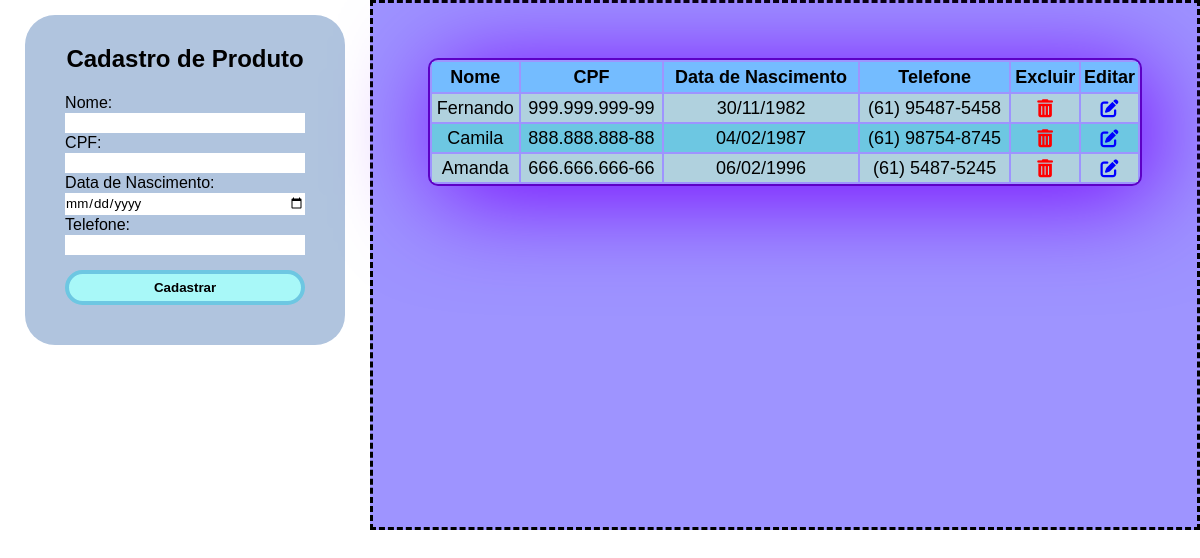
Screenshot of /LV-ProjetoTurmaB_Elisangela/view/listarTodosClientes.php with the database file from the repository.
### tables this page shows
CREATE TABLE `tb_cliente` (
  `id` int(11) NOT NULL,
  `nome` varchar(60) NOT NULL,
  `cpf` varchar(15) DEFAULT NULL,
  `datanascimento` date DEFAULT NULL,
  `telefone` varchar(15) DEFAULT NULL
);

### LV-ProjetoTurmaB_Elisangela/dao/conexao/Conexao.php (called while the page is built)
<?php
abstract class Conexao {
    private static $instance;
    public static function getInstance() {
        try {
            if ( !isset( self::$instance ) ) {
                self::$instance = new PDO( 'mysql:host=127.0.0.1;dbname=turmabdb', 'root', '' );
                self::$instance->setAttribute( PDO::ATTR_ERRMODE, PDO::ERRMODE_EXCEPTION );
            }
            return self::$instance;
        } catch ( PDOException $e ) {
            echo $e->getMessage();
        }
    }
}

### LV-ProjetoTurmaB_Elisangela/dao/ClienteDAO.php (called while the page is built, shortened)
<?php
require_once 'conexao/Conexao.php';
class ClienteDAO {
    private $pdo;
    public function __construct() {
        $this->pdo = Conexao::getInstance();
    }
    public function findAll() {
        try {
            $sql  = "SELECT * FROM tb_cliente ORDER BY id DESC";
            $stmt = $this->pdo->prepare( $sql );
            $stmt->execute();
            $clientes = $stmt->fetchAll( PDO::FETCH_ASSOC );
            return $clientes;
        } catch ( PDOException $e ) {
            echo "Erro ao listar os clientes: ", $e->getMessage();
        }
    }
}

### LV-ProjetoTurmaB_Elisangela/view/listarTodosClientes.php (the view, shortened to what this page needs)
<!DOCTYPE html>
<html lang="pt-br">
<head>
    <link rel="stylesheet" href="../lib/icons/css/all.css">
    <link rel="stylesheet" href="../lib/icons/js/all.js">
    <link rel="stylesheet" href="../view/style.css">
</head>
<body>
    <section id="left">
        <form action="../controller/cadastrarClienteController.php" method="post">
            <h1>Cadastro de Produto</h1>
            <label for="nome">Nome:</label>
            <input type="text" name="nome" id="nome" autocomplete="off" required>
            <label for="cpf">CPF:</label>
            <input type="text" name="cpf" id="cpf" required>
            <label for="datanascimento">Data de Nascimento:</label>
            <input type="date" name="datanascimento" id="datanascimento" required>
            <label for="telefone">Telefone:</label>
            <input type="text" name="telefone" id="telefone" autocomplete="off" required>
            <input type="submit" value="Cadastrar">
        </form>
    </section>
    <section id="right">
        <table>
            <tr>
                <th>Nome</th>
                <th>CPF</th>
                <th>Data de Nascimento</th>
                <th>Telefone</th>
                <th>Excluir</th>
                <th>Editar</th>
            </tr>
            <?php
                require_once '../dao/ClienteDAO.php';
                $clienteDAO = new ClienteDAO();
                $clientes   = $clienteDAO->findAll();
                foreach ( $clientes as $cliente ) {
                    $novaData = date( 'd/m/Y', strtotime( $cliente["datanascimento"] ) );
                    echo "<tr><td>$cliente[nome]</td>";
                    echo "<td id='cpf'>$cliente[cpf]</td>";
                    echo "<td id='datanascimento'>$novaData</td>";
                    echo "<td id='telefone'>$cliente[telefone]</td>";
                    echo "<td><i class='fa-solid fa-trash-can'></i></td>";
                    echo "<td><i class='fa-solid fa-pen-to-square'></i></td></tr>";
                }
            ?>
        </table>
    </section>
</body>
</html>

### LV-ProjetoTurmaB_Elisangela/view/style.css (style rules this page uses)
* { margin: 0; padding: 0; font-family: Arial, Helvetica, sans-serif; }
body { display: flex; height: 100%; }
h1 { text-align: center; padding: 20px; }
#left { padding: 15px; width: 30%; height: 500px; }
label, input { display: block; margin: auto; width: 80%; line-height: 20px; outline: none; border: none; }
input[type="submit"] { margin-top: 15px; margin-bottom: 30px; height: 35px; background-color: #a8f8f8; cursor: pointer; font-weight: bold; border-radius: 115px; border: 4px solid; border-color: #6dc7e2; }
form { background-color: #b0c4de; width: 300px; margin: auto; padding: 10px; border-radius: 30px; }
#right { padding: 15px; background-color: #9e94ff; width: 70%; border-style: dashed; }
table { background-color: #9e94ff; width: 90%; box-shadow: 10px 10px 100px #7700ff; font-size: 18px; margin: 40px auto; border: 2px solid; border-color: #5d01c5; border-radius: 10px; }
th { background-color: #74bcff; text-align: center; line-height: 30px; }
tr { background-color: #6dc7e2; text-align: center; }
.fa-trash-can { color: #ff0000; padding: 5px; }
.fa-pen-to-square { color: #0000ff; padding: 5px; }
tr:nth-child(even) { background-color: #b0d1de; }

### rows the page displays
tb_cliente: nome "Fernando", cpf "999.999.999-99", datanascimento "30/11/1982", telefone "(61) 95487-5458"
tb_cliente: nome "Camila", cpf "888.888.888-88", datanascimento "04/02/1987", telefone "(61) 98754-8745"
tb_cliente: nome "Amanda", cpf "666.666.666-66", datanascimento "06/02/1996", telefone "(61) 5487-5245"
